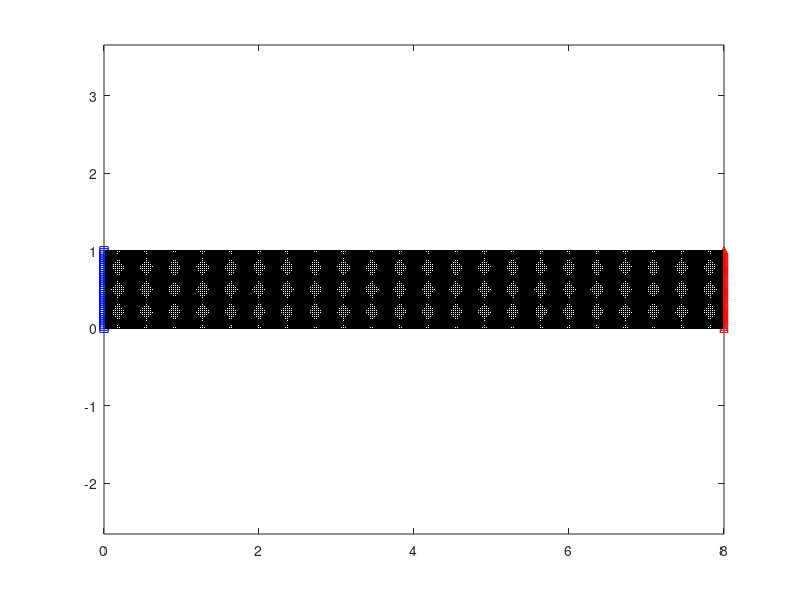
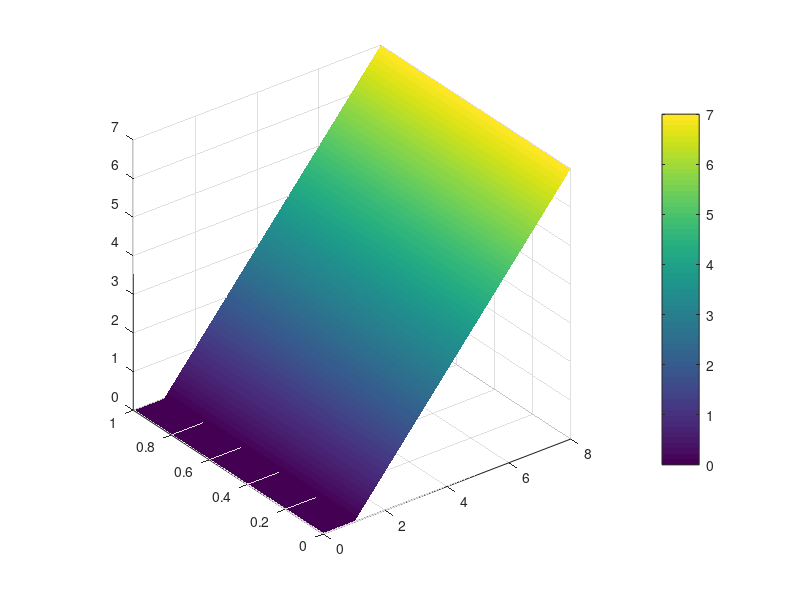

MATLAB code to generate these figures, in order: (Note: this script raises an error after producing the figures.)
% function [u,err,tim,x,dx,N,W] = HSTeuCall1D_RBFFDreg(N,n,ep,M)
%K,T,r,sig,M
%% 1D European Call RBF-FD
% Copyright 2015, Slobodan Milovanovic
% 2016-02-06
clc
close all
clear

n=25;

phi='gs';
ep=1;


Nx=300;
Ny=round(Nx/8);

S = [90,100,110];
V = 0.0225;

%U = [2.302535842814927 7.379832496149447 14.974005277144057]; %ref solution
% par = {S,K,T,r,V,kap,th,sig,rho};

tic
%% Parameters
K = 100; %strike
Kx = 1;
T = 1.0;
r = 0.03;

kap = 2;
th = 0.0225;
sig = 0.25;
rho = -0.5;

xmax = 8*Kx;
ymax = 1;

%% Grid
Kx = 1;
x = transpose(linspace(0,xmax,Nx));
y = transpose(linspace(0,ymax,Ny));
dx = x(2)-x(1);
dy = y(2)-y(1);

[X,Y] = meshgrid(x,y);

xvec = transpose(X(:)); yvec = transpose(Y(:));

% ball = xvec+8*yvec;
% ind = find(ball<=8+0.5*dx);

% xvec = xvec(ind);
% yvec = yvec(ind);
% ball = ball(ind);

%indices
ind = 1:numel(xvec);
% indcf = 1;
indcf = find(xvec<=min(xvec)+0.99*dx); indcf = unique(indcf);

%indff1 = find(xvec>=max(xvec)-0.99*dx); indff2 = find(yvec>=max(yvec)-0.99*dy);
%indff = [indff1, indff2]; indff = unique(indff);
indff = find(xvec>=max(xvec)-0.99*dx); indff = unique(indff);

indin = ind; indin([indff,indcf]) = [];

L = 8;

M = 1000;
dt = T/(M-1);
t = T:-dt:0;

N=numel(xvec);

%% Initial condition
u0 = max(xvec-Kx,zeros(1,length(xvec)));
u = u0';

figure(1)
clf
plot(xvec,yvec,'.')
hold on
plot(xvec(indff),yvec(indff),'r^')
plot(xvec(indcf),yvec(indcf),'bs')
plot(xvec(indin),yvec(indin),'k.')
axis equal
axis tight
hold off

figure(2)
tri = delaunay(xvec',yvec');
trisurf(tri, xvec', yvec', u);
shading interp
colorbar
% view(2)
axis vis3d
% axis equal
axis tight


%% RBF
s = [xvec' yvec'];

% Weights
indc = findKNearestNeighbors(s,s,n);

iind = repmat(indin,n,1); iind = iind(:); %n*N
jind = transpose(indc(indin,:)); jind = jind(:);%n*N
Wval = zeros(n,numel(indin));  %n*N

% internal points {
bb = 0;
for ii = indin
    bb = bb+1;
    
    sc = [xvec(ii),yvec(ii)]; xc = sc(:,1); yc = sc(:,2);
    se = s(indc(ii,:),:);
    
    Rc = xcdist(se,se,1);
    A = RBFmat(phi,ep,Rc,'0',1);
    
    Ax = RBFmat(phi,ep,Rc,'1',1);
    Ay = RBFmat(phi,ep,Rc,'1',2);
    
    Axx = RBFmat(phi,ep,Rc,'2',1);
    Ayy = RBFmat(phi,ep,Rc,'2',2);
    Axy = RBFmat(phi,ep,Rc,'m2',1:2);
    
    l = transpose(-r*A(1,:)...
        + r*xc'.*Ax(1,:)...
        + kap*(th-yc').*Ay(1,:)...
        + 0.5*yc'.*xc'.^2.*Axx(1,:)...
        + 0.5*sig^2*yc'.*Ayy(1,:)...
        + rho*sig*xc'.*yc'.*Axy(1,:));
    
    wc = A\l;
    
    Wval(:,bb) = wc;
end
% } internal points
Wval = Wval(:);
W = sparse(iind,jind,Wval,N,N);

%         display('Weights completed');
I=speye(size(W));
%
%% Integration
% BDF-1
u1=u;
A=I-dt*W;

b=u1;
b(indff)=xvec(indff)-Kx*exp(-r*dt);

u=A\b;
u=max(u,zeros(size(u)));

% BDF-2
A=I-(2/3)*dt*W;
rcm=symrcm(A);
A=A(rcm,rcm);
[L1, U1]=lu(A);
for ii=3:M
    u2=u1;
    u1=u;
    b=(4/3)*u1-(1/3)*u2;
    b(indff)=xvec(indff)-Kx*exp(-r*(ii-1)*dt);

    u(rcm)=L1\b(rcm);
    u(rcm)=U1\u(rcm);

    u=max(u,zeros(size(u)));
end
tim=toc;


%% Error
% indreg=[];
% for ii=1:length(xvec)
%     %         if (xfd(ii)-1)^2/((0.95*K)^2)+(yfd(ii)-1)^2/((0.95*K)^2)<=1
%     if xvec(ii)>=1/3*Kx && xvec(ii)<=5/3*Kx && yvec(ii)>=1/3*Kx && yvec(ii)<=5/3*Kx
%         indreg=[indreg ii];
%     end
% end
% 
% xvec=xvec(indreg);
% yvec=yvec(indreg);
% u=u(indreg);
% 
% x=[xvec' yvec'];

xvec=K*xvec;
u=u*K;

figure(3)
tri = delaunay(xvec',yvec');
trisurf(tri, xvec', yvec', u);
shading interp
colorbar
% view(2)
axis vis3d
% axis equal
axis tight



x=[90,100,110];
y=th;
U = [2.302535842814927 7.379832496149447 14.974005277144057];



uinterp=griddata(xvec,yvec,u,x,y,'cubic');

err=max(abs(uinterp-U)./U)


